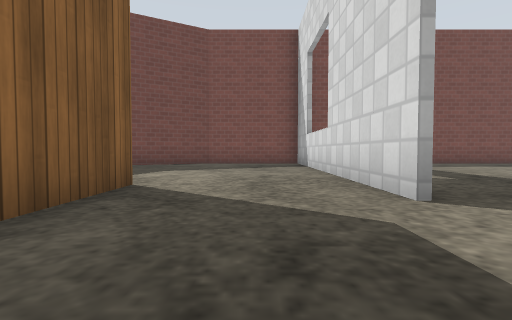
View 1 (above)

15 first-person views from a walk through a world built for the Gazebo simulator. The camera is 0.5 m above the floor, tilts 2° down and sees 85° across. The floor is counted in squares, 1 m on a side. Each view is taken from the middle of a square. On the plan, view 1 faces up. The plan holds only what a view shows up to about 9 squares ahead; the rest is blank. Gazebo's built-in surfaces are drawn with simple patterns. Surface patterns are stand-ins for the level's own textures.

View 2
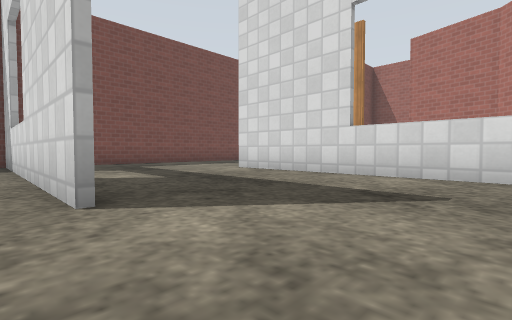

View 3
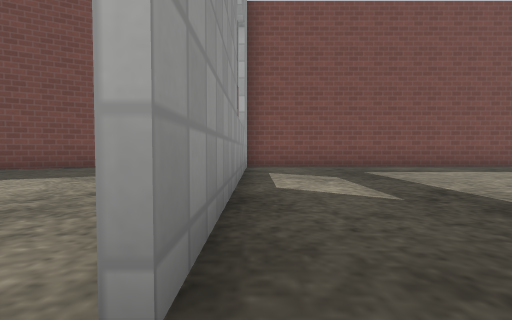

View 4
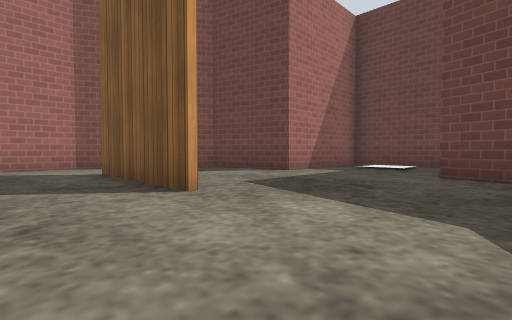

View 5
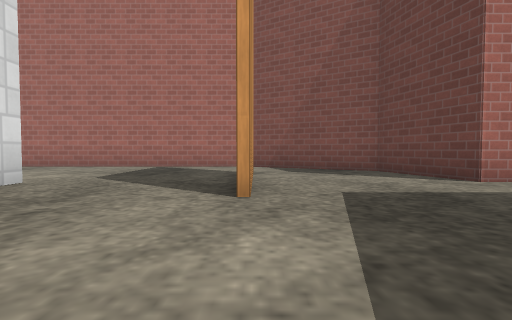

View 6
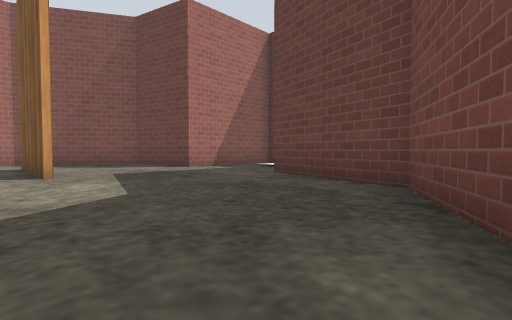

View 7
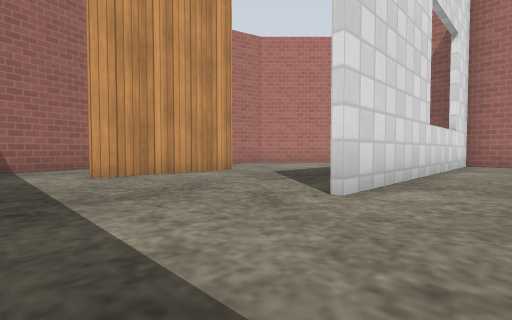

View 8
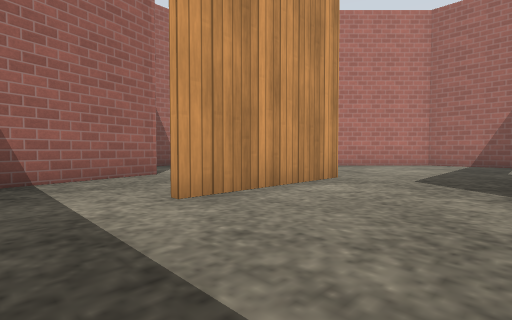

View 9
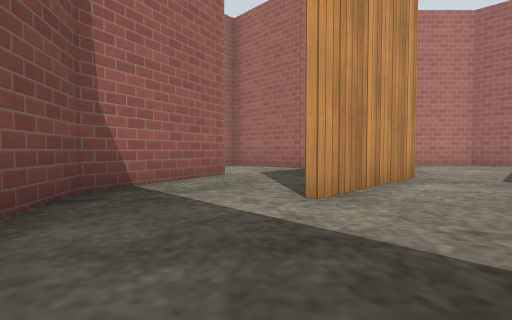

View 10
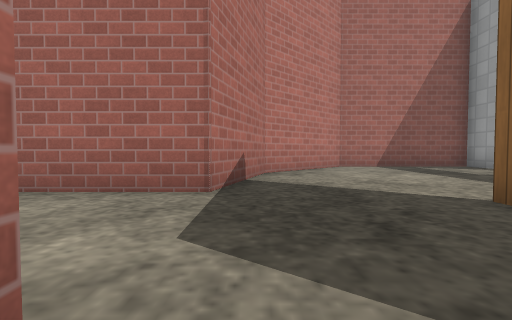

View 11
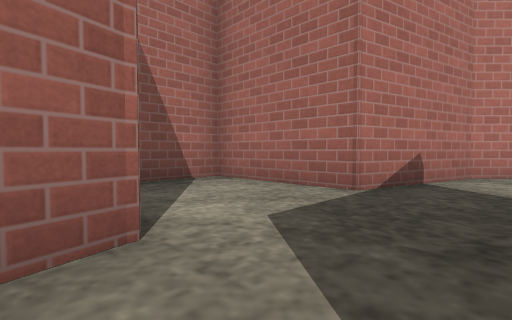

View 12
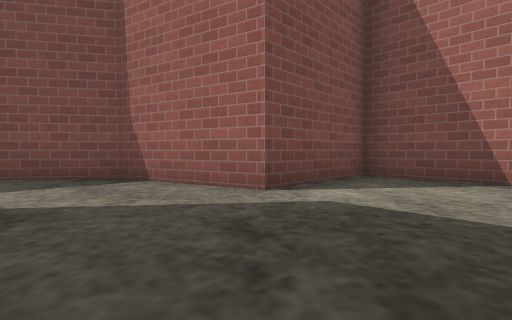

View 13
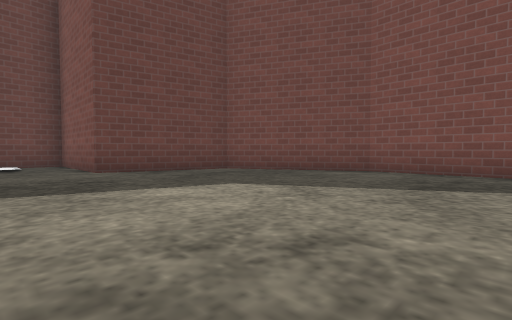

View 14
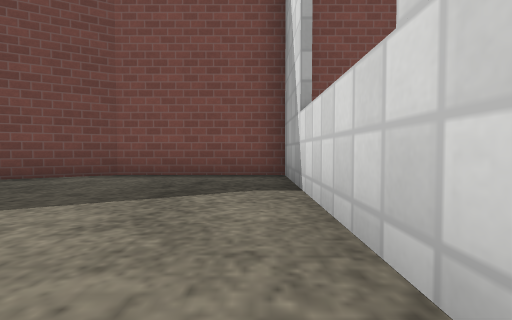

View 15
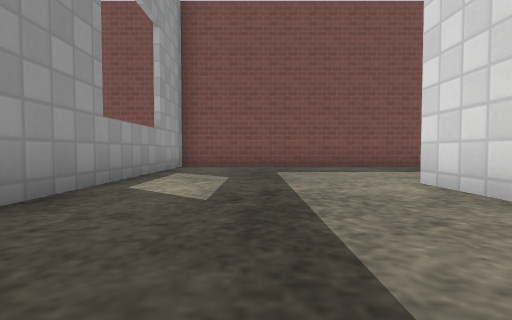

### Floor plan
Points are (right, up) in squares from view 1. A wall is a line through its corners. A room is listed if a view was taken in it or the views show most of it. See-through windows are left out.
Room 1 (views 1, 2, 3, 4, 5, 6, 7, 8, 9, 10, 11, 12, 13, 14, 15)
walls: (1.6, 2.6) (1.6, 10.6); (-1.8, 4.1) (-1.8, 0.8); (6.6, -0.4) (6.6, -1.5); (1.7, 10.6) (1.7, 2.6); (10.6, 4.3) (10.6, 7.6); (6.5, -1.5) (6.5, 6.3); (-1.9, 1.1) (-1.9, 3.8); (9.9, 10.6) (-1.8, 10.6) (-5, 8.8) (-5.8, 5.8) (-9.1, 5.8) (-9.1, 3.3); (-8.5, 2.6) (-5.5, 2.6) (-4.9, 0.3) (-1.8, -1.4) (10.5, -1.4) (12.8, 0.9) (13.5, 3.7) (16.4, 3.7) (16.4, 6.4) (13.5, 6.4) (12.8, 9.2) (11.2, 10.2)

Where each view was taken, in squares from view 1:
view 1: 0 up, 0 right, facing up
view 2: 0 up, 1 right, facing up-right
view 3: 2 up, 2 right, facing up
view 4: 7 up, 0 right, facing down-left
view 5: 7 up, 2 left, facing down
view 6: 10 up, 1 left, facing down-left
view 7: 9 up, 5 right, facing down-right
view 8: 9 up, 8 right, facing down-right
view 9: 10 up, 9 right, facing down-right
view 10: 7 up, 13 right, facing down
view 11: 7 up, 12 right, facing down-right
view 12: 4 up, 11 right, facing up-right
view 13: 4 up, 1 right, facing up-left
view 14: 5 up, 1 right, facing up
view 15: 2 up, 4 right, facing up
